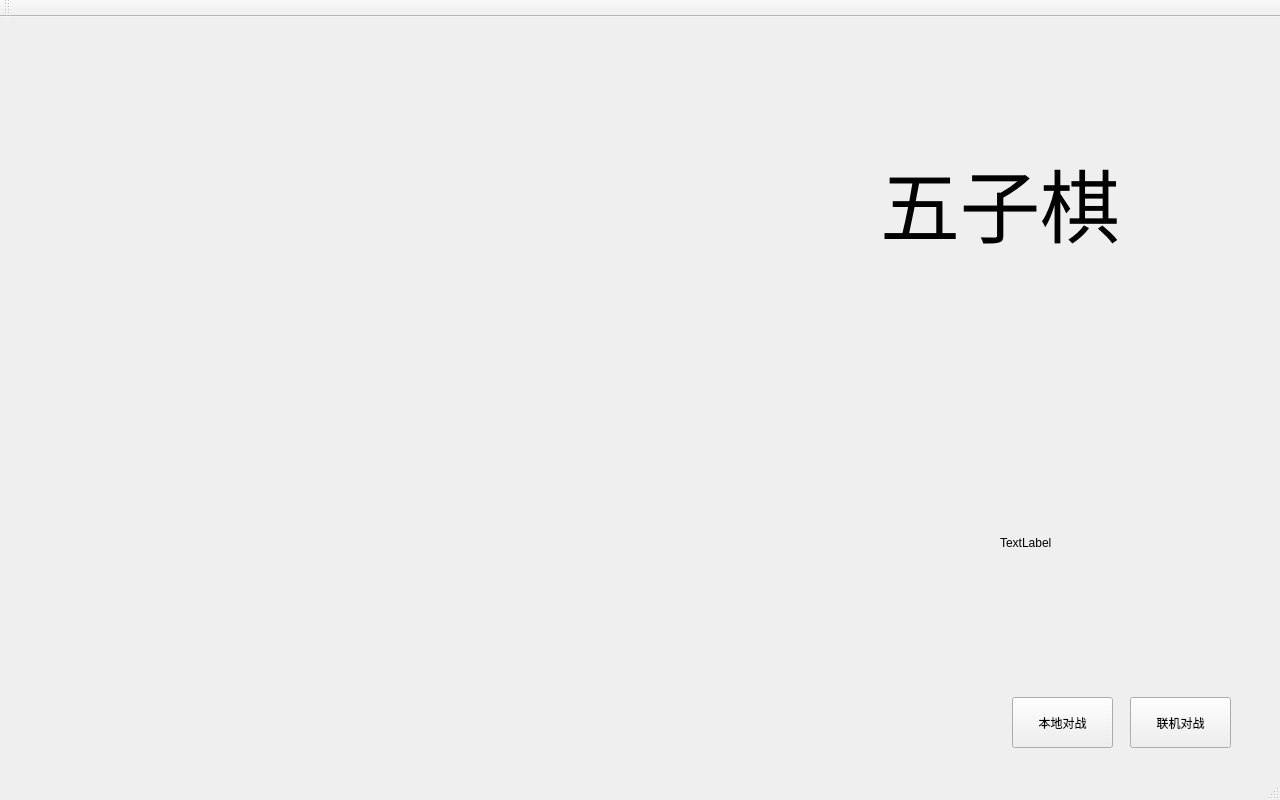
<?xml version="1.0" encoding="UTF-8"?>
<ui version="4.0">
 <class>MainWindow</class>
 <widget class="QMainWindow" name="MainWindow">
  <property name="geometry">
   <rect>
    <x>0</x>
    <y>0</y>
    <width>1280</width>
    <height>800</height>
   </rect>
  </property>
  <property name="minimumSize">
   <size>
    <width>1280</width>
    <height>800</height>
   </size>
  </property>
  <property name="maximumSize">
   <size>
    <width>1280</width>
    <height>800</height>
   </size>
  </property>
  <property name="windowTitle">
   <string>MainWindow</string>
  </property>
  <widget class="QWidget" name="centralWidget">
   <widget class="QLabel" name="title">
    <property name="geometry">
     <rect>
      <x>880</x>
      <y>100</y>
      <width>281</width>
      <height>171</height>
     </rect>
    </property>
    <property name="font">
     <font>
      <family>文泉驛微米黑</family>
      <pointsize>60</pointsize>
     </font>
    </property>
    <property name="text">
     <string>五子棋</string>
    </property>
   </widget>
   <widget class="QPushButton" name="singerGame">
    <property name="geometry">
     <rect>
      <x>1012</x>
      <y>680</y>
      <width>101</width>
      <height>51</height>
     </rect>
    </property>
    <property name="text">
     <string>本地对战</string>
    </property>
   </widget>
   <widget class="QPushButton" name="multiGame">
    <property name="geometry">
     <rect>
      <x>1130</x>
      <y>680</y>
      <width>101</width>
      <height>51</height>
     </rect>
    </property>
    <property name="text">
     <string>联机对战</string>
    </property>
   </widget>
   <widget class="QLabel" name="test">
    <property name="geometry">
     <rect>
      <x>1000</x>
      <y>500</y>
      <width>131</width>
      <height>51</height>
     </rect>
    </property>
    <property name="text">
     <string>TextLabel</string>
    </property>
   </widget>
  </widget>
  <widget class="QMenuBar" name="menuBar">
   <property name="geometry">
    <rect>
     <x>0</x>
     <y>0</y>
     <width>1280</width>
     <height>24</height>
    </rect>
   </property>
  </widget>
  <widget class="QToolBar" name="mainToolBar">
   <attribute name="toolBarArea">
    <enum>TopToolBarArea</enum>
   </attribute>
   <attribute name="toolBarBreak">
    <bool>false</bool>
   </attribute>
  </widget>
  <widget class="QStatusBar" name="statusBar"/>
 </widget>
 <layoutdefault spacing="6" margin="11"/>
 <resources/>
 <connections/>
</ui>
